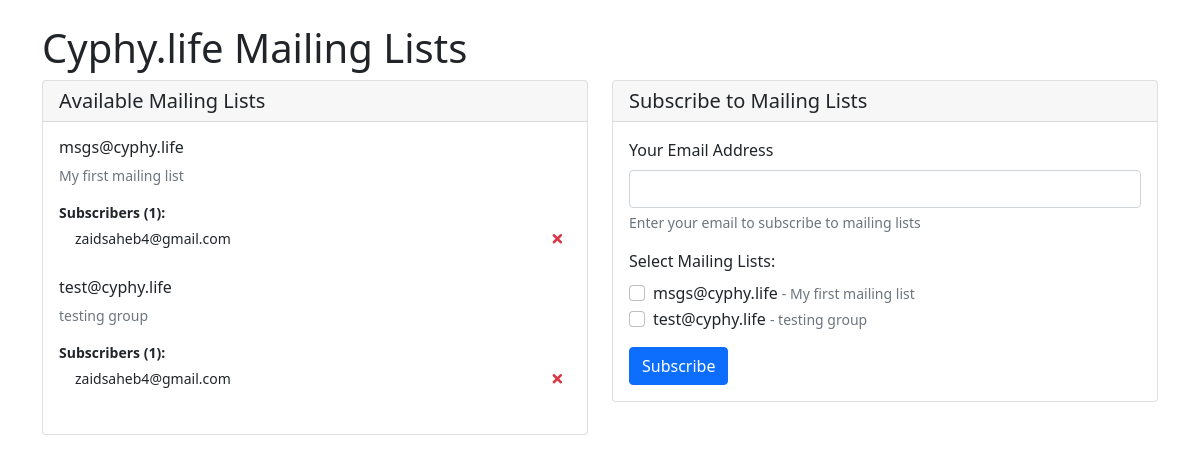
/, run on an earlier commit of the app's database.
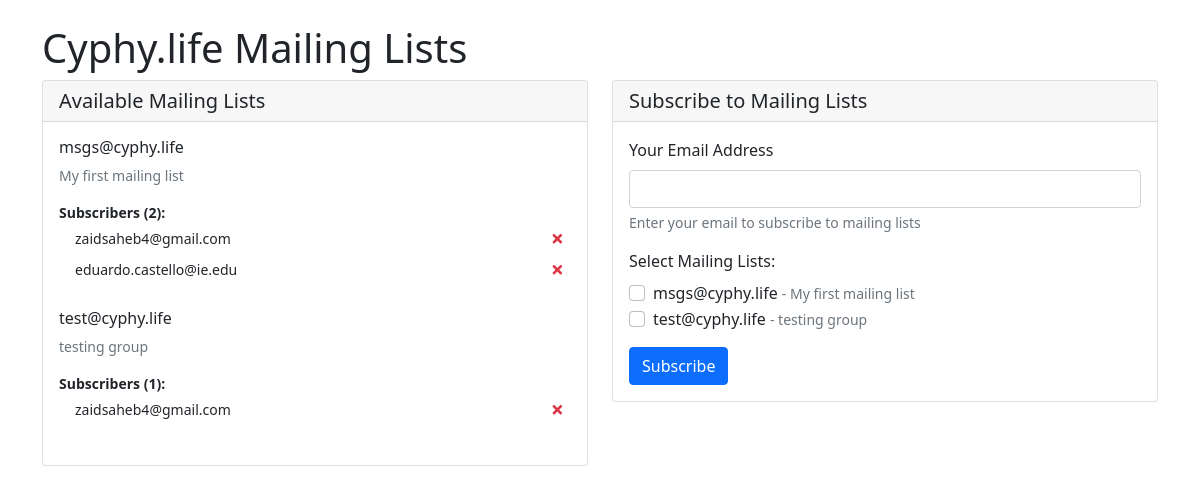
And on a later commit of the database.
### emails/models.py (models this page shows, shortened)
class MailingList(models.Model):
    alias = models.CharField(max_length=100, unique=True)  # e.g., "msgs@cyphy.life"
    description = models.TextField(blank=True)
    created_at = models.DateTimeField(auto_now_add=True)

class Subscriber(models.Model):
    email = models.EmailField()
    mailing_lists = models.ManyToManyField(MailingList, related_name='subscribers')  # Changed from ForeignKey to ManyToManyField
    is_active = models.BooleanField(default=True)
    added_at = models.DateTimeField(auto_now_add=True)
    class Meta:
        unique_together = []

### emails/views.py (the view)
# urls.py: path('', views.mailing_lists, name='mailing_lists'),
def mailing_lists(request):
    if request.method == 'POST':
        form = SubscriptionForm(request.POST)
        if form.is_valid():
            email = form.cleaned_data['email']
            selected_lists = form.cleaned_data['mailing_lists']
            subscriber, created = Subscriber.objects.get_or_create(
                email=email,
                defaults={'is_active': True}
            )
            subscriber.mailing_lists.set(selected_lists)
            subscriber.is_active = True
            subscriber.save()
            messages.success(request, 'Your subscriptions have been updated!')
            return redirect('mailing_lists')
    else:
        form = SubscriptionForm()
    mailing_lists = MailingList.objects.prefetch_related('subscribers')
    email = request.GET.get('email')
    current_subscriptions = []
    if email:
        subscriber = Subscriber.objects.filter(email=email).first()
        if subscriber:
            current_subscriptions = list(subscriber.mailing_lists.values_list('id', flat=True))
            form = SubscriptionForm(initial={'email': email, 'mailing_lists': current_subscriptions})
    return render(request, 'emails/mailing_lists.html', {
        'form': form,
        'mailing_lists': mailing_lists,
        'current_subscriptions': current_subscriptions
    })

### emails/forms.py
class SubscriptionForm(forms.Form):
    email = forms.EmailField(
        widget=forms.EmailInput(attrs={'class': 'form-control'})
    )
    mailing_lists = forms.ModelMultipleChoiceField(
        queryset=MailingList.objects.all(),
        widget=forms.CheckboxSelectMultiple,
        required=False
    )

### emails/templates/emails/mailing_lists.html (shortened to what this page needs)
{% extends "base.html" %}
{% block content %}
<div class="container mt-4">
    <h1>Cyphy.life Mailing Lists</h1>
    <div class="row">
        <div class="col-md-6 mb-4">
            <div class="card">
                <div class="card-header">
                    <h5 class="card-title mb-0">Available Mailing Lists</h5>
                </div>
                <div class="card-body">
                    {% for list in mailing_lists %}
                    <div class="mb-4">
                        <h6>{{ list.alias }}</h6>
                        {% if list.description %}
                        <p class="text-muted small">{{ list.description }}</p>
                        {% endif %}
                        <div class="small">
                            <strong>Subscribers ({{ list.subscribers.count }}):</strong>
                            <ul class="list-unstyled ms-3">
                                {% for subscriber in list.subscribers.all %}
                                <li class="d-flex align-items-center justify-content-between">
                                    {{ subscriber.email }}
                                    <button class="btn btn-sm btn-link text-danger unsubscribe-btn"
                                            data-email="{{ subscriber.email }}"
                                            data-list-id="{{ list.id }}">
                                        <i class="fas fa-times"></i>
                                    </button>
                                </li>
                                {% endfor %}
                            </ul>
                        </div>
                    </div>
                    {% endfor %}
                </div>
            </div>
        </div>
        <div class="col-md-6">
            <div class="card">
                <div class="card-header">
                    <h5 class="card-title mb-0">Subscribe to Mailing Lists</h5>
                </div>
                <div class="card-body">
                    <form method="post">
                        <div class="mb-3">
                            <label for="{{ form.email.id_for_label }}" class="form-label">Your Email Address</label>
                            {{ form.email }}
                            <div class="form-text">Enter your email to subscribe to mailing lists</div>
                        </div>
                        <div class="mb-3">
                            <label class="form-label">Select Mailing Lists:</label>
                            {% for list in mailing_lists %}
                            <div class="form-check">
                                <input type="checkbox"
                                       name="mailing_lists"
                                       value="{{ list.id }}"
                                       class="form-check-input"
                                       id="list_{{ list.id }}">
                                <label class="form-check-label" for="list_{{ list.id }}">
                                    {{ list.alias }}
                                    {% if list.description %}
                                    <small class="text-muted">- {{ list.description }}</small>
                                    {% endif %}
                                </label>
                            </div>
                            {% endfor %}
                        </div>
                        <button type="submit" class="btn btn-primary">Subscribe</button>
                    </form>
                </div>
            </div>
        </div>
    </div>
</div>
<link href="https://cdnjs.cloudflare.com/ajax/libs/font-awesome/5.15.4/css/all.min.css" rel="stylesheet">
{% endblock %}

What changed in the data, as far as the page shows it:
computed for MailingList "msgs@cyphy.life": subscribers.count "1" → "2"
added Subscriber: email "eduardo.castello@ie.edu", shown under MailingList "msgs@cyphy.life"
